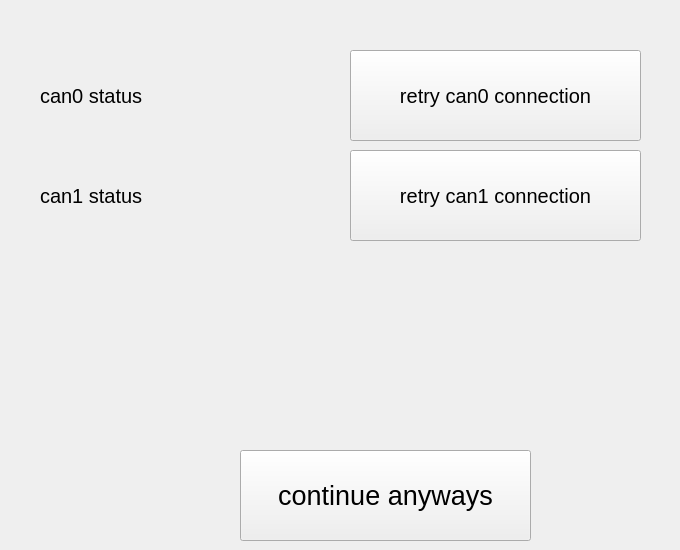
    <widget class="QWidget" name="page_no_can">
     <widget class="QLabel" name="can0_status_label">
      <property name="geometry">
       <rect>
        <x>40</x>
        <y>50</y>
        <width>261</width>
        <height>91</height>
       </rect>
      </property>
      <property name="font">
       <font>
        <pointsize>15</pointsize>
       </font>
      </property>
      <property name="text">
       <string>can0 status</string>
      </property>
     </widget>
     <widget class="QLabel" name="can1_status_label">
      <property name="geometry">
       <rect>
        <x>40</x>
        <y>150</y>
        <width>261</width>
        <height>91</height>
       </rect>
      </property>
      <property name="font">
       <font>
        <pointsize>15</pointsize>
       </font>
      </property>
      <property name="text">
       <string>can1 status</string>
      </property>
     </widget>
     <widget class="QPushButton" name="can0_connect_button">
      <property name="geometry">
       <rect>
        <x>350</x>
        <y>50</y>
        <width>291</width>
        <height>91</height>
       </rect>
      </property>
      <property name="font">
       <font>
        <pointsize>15</pointsize>
       </font>
      </property>
      <property name="text">
       <string>retry can0 connection</string>
      </property>
     </widget>
     <widget class="QPushButton" name="can1_connect_button">
      <property name="geometry">
       <rect>
        <x>350</x>
        <y>150</y>
        <width>291</width>
        <height>91</height>
       </rect>
      </property>
      <property name="font">
       <font>
        <pointsize>15</pointsize>
       </font>
      </property>
      <property name="text">
       <string>retry can1 connection</string>
      </property>
     </widget>
     <widget class="QPushButton" name="canbus_continue">
      <property name="geometry">
       <rect>
        <x>240</x>
        <y>450</y>
        <width>291</width>
        <height>91</height>
       </rect>
      </property>
      <property name="sizePolicy">
       <sizepolicy hsizetype="Fixed" vsizetype="Fixed">
        <horstretch>0</horstretch>
        <verstretch>0</verstretch>
       </sizepolicy>
      </property>
      <property name="font">
       <font>
        <pointsize>20</pointsize>
       </font>
      </property>
      <property name="text">
       <string>  continue anyways  </string>
      </property>
     </widget>
     <widget class="QLabel" name="canbus_good_label">
      <property name="geometry">
       <rect>
        <x>40</x>
        <y>250</y>
        <width>631</width>
        <height>41</height>
       </rect>
      </property>
      <property name="font">
       <font>
        <pointsize>18</pointsize>
       </font>
      </property>
      <property name="text">
       <string/>
      </property>
     </widget>
    </widget>
